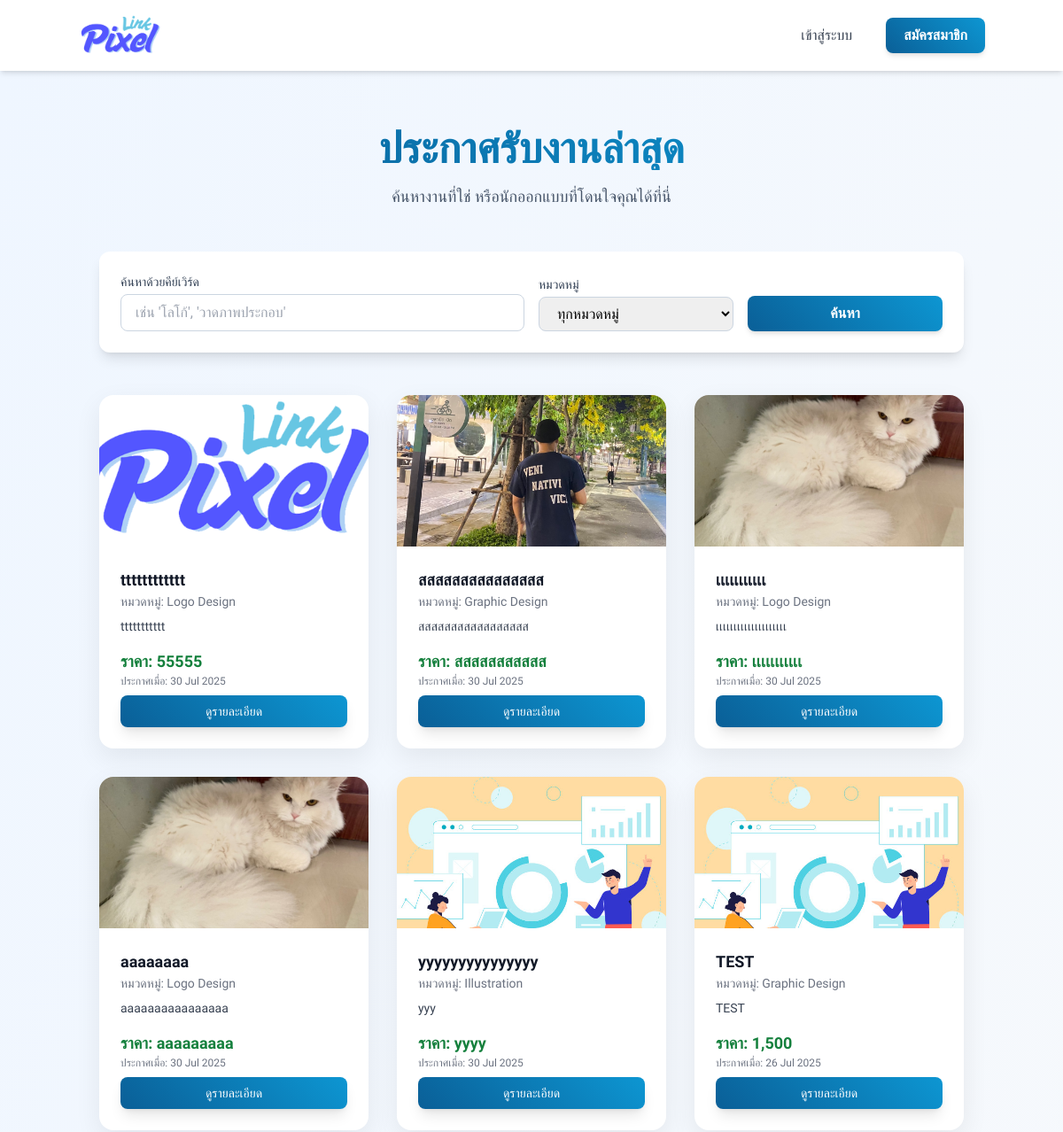
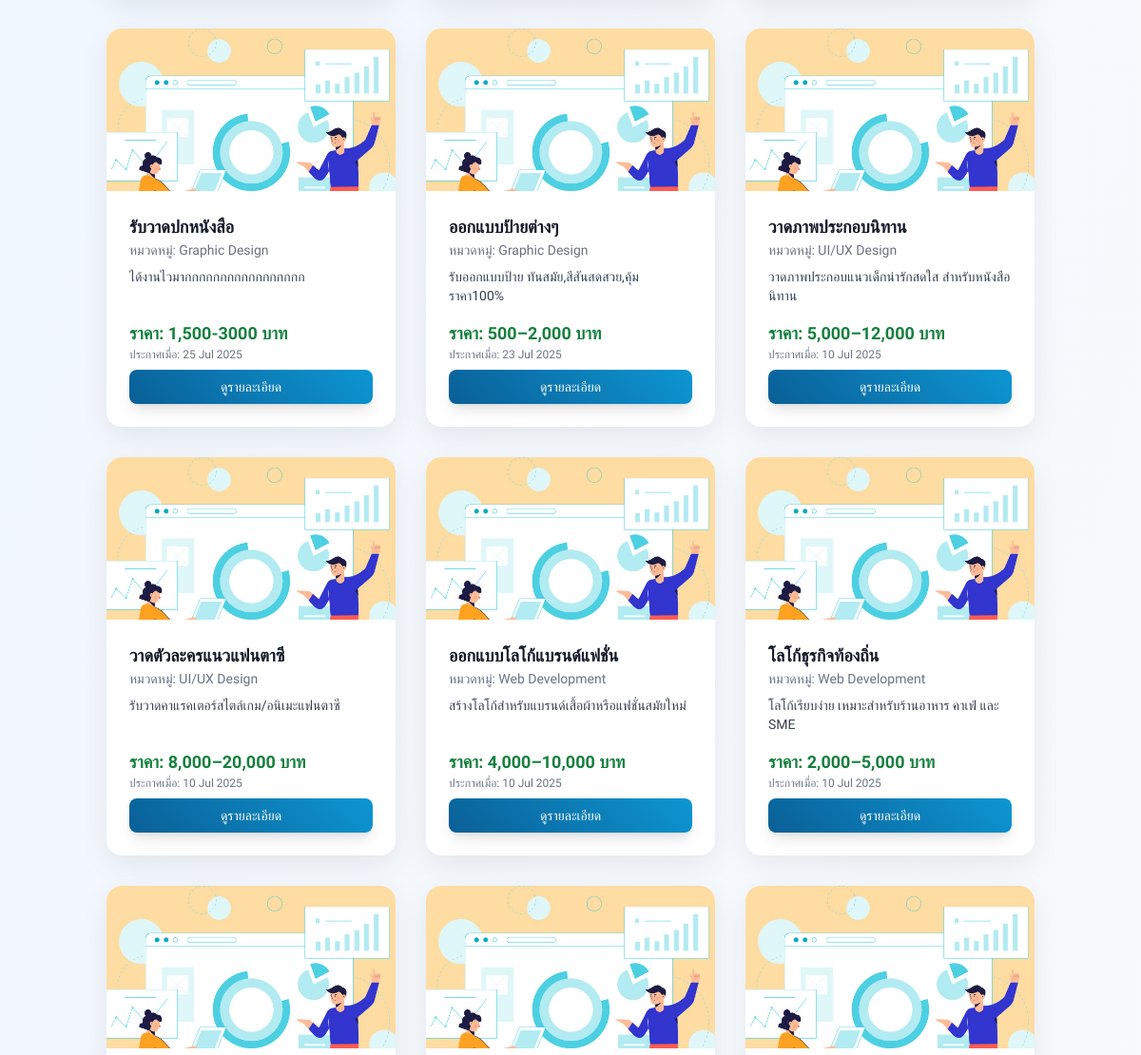
The page /job_listings.php (upper part) on the database as committed earlier (2 pictures, top to bottom).
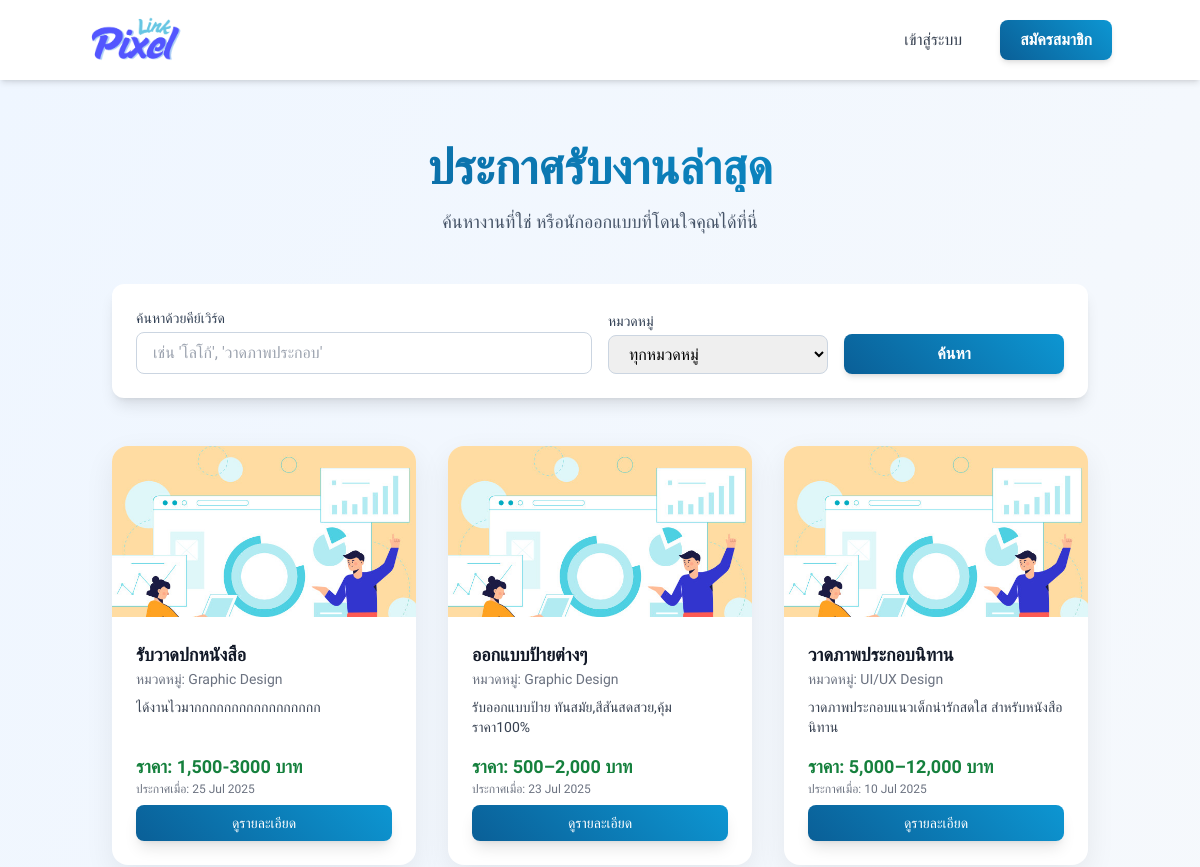
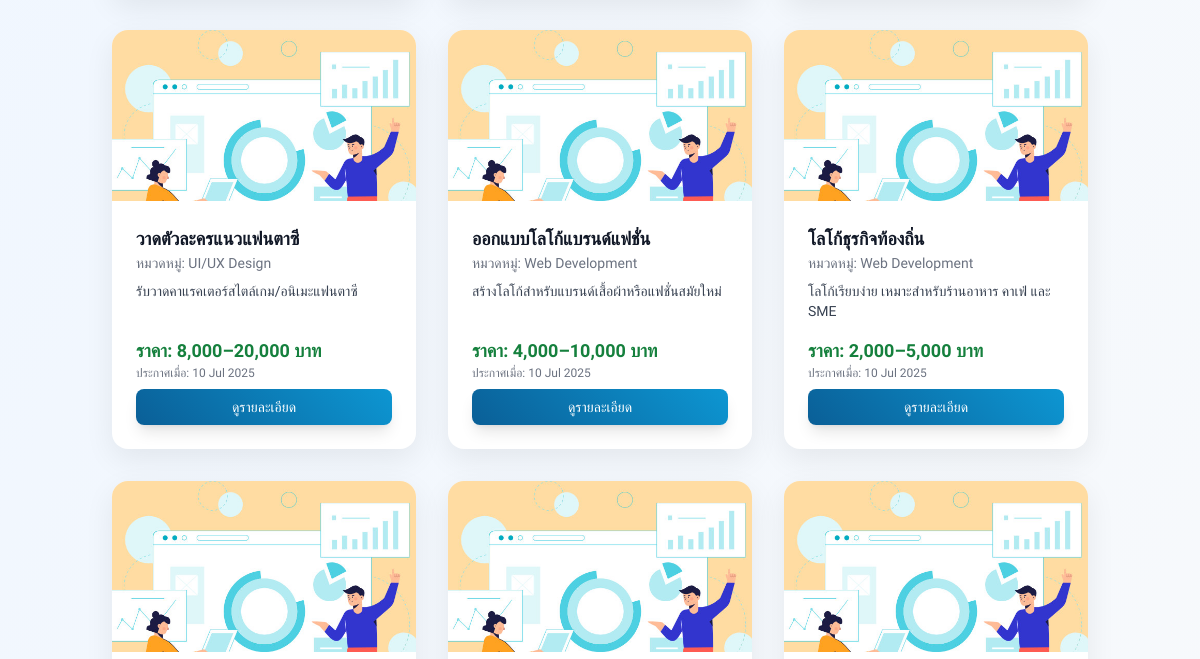
The same page on the database as committed later (2 pictures, top to bottom).
### tables this page shows
CREATE TABLE `job_postings` (
  `post_id` int(11) NOT NULL,
  `designer_id` int(11) NOT NULL,
  `title` varchar(255) NOT NULL,
  `description` text DEFAULT NULL,
  `category_id` int(11) DEFAULT NULL,
  `price_range` varchar(100) DEFAULT NULL,
  `posted_date` timestamp NOT NULL DEFAULT current_timestamp(),
  `status` enum('active','inactive','completed') DEFAULT 'active',
  `client_id` int(11) NOT NULL,
  `main_image_id` int(11) DEFAULT NULL
);

CREATE TABLE `uploaded_files` (
  `file_id` int(11) NOT NULL,
  `contract_id` int(11) DEFAULT NULL,
  `job_post_id` int(11) DEFAULT NULL,
  `uploader_id` int(11) NOT NULL,
  `file_name` varchar(255) NOT NULL,
  `file_path` varchar(255) NOT NULL,
  `uploaded_at` timestamp NOT NULL DEFAULT current_timestamp(),
  `file_size` int(11) DEFAULT NULL,
  `uploaded_by_user_id` int(11) DEFAULT NULL,
  `file_type` varchar(255) DEFAULT NULL,
  `uploaded_date` datetime DEFAULT NULL
);

CREATE TABLE `job_categories` (
  `category_id` int(11) NOT NULL,
  `category_name` varchar(100) NOT NULL
);

### job_listings.php (the view, shortened to what this page needs)
<?php
$servername = "localhost";
$username = "root";
$password = "";
$dbname = "pixellink";
$condb = new mysqli($servername, $username, $password, $dbname);
$condb->set_charset("utf8mb4");
$loggedInUserName = '';
$jobs = [];
$search_keyword = $_GET['search'] ?? '';
$page_title = "ประกาศรับงานล่าสุด";
$sql = "SELECT
            jp.post_id AS id,
            jp.title,
            jp.description,
            jp.price_range,
            jp.posted_date,
            'posting' AS type,
            u.first_name,
            u.last_name,
            jc.category_name,
            uf.file_path AS job_image_path
        FROM job_postings AS jp
        JOIN users AS u ON jp.designer_id = u.user_id
        LEFT JOIN job_categories AS jc ON jp.category_id = jc.category_id
        LEFT JOIN uploaded_files AS uf ON jp.main_image_id = uf.file_id
        WHERE jp.status = 'active'";
$sql .= " ORDER BY jp.posted_date DESC";
$stmt = $condb->prepare($sql);
if ($stmt) {
    $stmt->execute();
    $result = $stmt->get_result();
    $jobs = $result->fetch_all(MYSQLI_ASSOC);
} else {
    error_log("SQL Error: " . $condb->error);
}
?>
<!DOCTYPE html>
<html lang="th">
<head>
    <script src="https://cdn.tailwindcss.com"></script>
    <link rel="stylesheet" href="https://cdnjs.cloudflare.com/ajax/libs/font-awesome/6.1.1/css/all.min.css">
</head>
<body class="min-h-screen flex flex-col">
    <nav class="bg-white/90 backdrop-blur-sm p-4 shadow-md sticky top-0 z-50">
        <div class="container mx-auto flex justify-between items-center">
            <a href="index.php"><img src="dist/img/logo.png" alt="PixelLink Logo" class="h-12 transition-transform hover:scale-105"></a>
            <div class="space-x-4 flex items-center">
                <?php if (isset($_SESSION['user_id'])) : ?>
                    <span class="font-medium text-slate-700">สวัสดี, <?= htmlspecialchars($loggedInUserName) ?>!</span>
                    <a href="designer/view_profile.php?user_id=<?= $_SESSION['user_id']; ?>" class="btn-primary text-white px-5 py-2 rounded-lg font-medium shadow-md">ดูโปรไฟล์</a>
                    <a href="logout.php" class="btn-danger text-white px-5 py-2 rounded-lg font-medium shadow-md">ออกจากระบบ</a>
                <?php else : ?>
                    <a href="login.php" class="px-3 py-1.5 sm:px-5 sm:py-2 rounded-lg font-medium border-2 border-transparent hover:border-blue-300 hover:text-blue-600 transition duration-300 text-gray-700">เข้าสู่ระบบ</a>
                    <a href="register.php" class="btn-primary text-white px-5 py-2 rounded-lg font-semibold shadow-md">สมัครสมาชิก</a>
                <?php endif; ?>
            </div>
        </div>
    </nav>
    <main class="flex-grow">
        <section id="job-postings" class="py-12 md:py-16 bg-gradient-to-br from-blue-50 to-gray-50">
            <div class="container mx-auto px-4 md:px-6">
            <div class="text-center mb-12">
                <h1 class="text-4xl md:text-5xl font-bold text-gradient animate-fade-in"><?= htmlspecialchars($page_title) ?></h1>
                <p class="mt-4 text-lg text-slate-600 animate-fade-in" style="animation-delay: 0.2s;">ค้นหางานที่ใช่ หรือนักออกแบบที่โดนใจคุณได้ที่นี่</p>
            </div>
                <form action="job_listings.php" method="GET" class="mb-12 p-6 bg-white rounded-xl shadow-lg">
                    <div class="grid grid-cols-1 md:grid-cols-4 gap-4 items-end">
                        <div class="col-span-1 md:col-span-2">
                            <label for="search-keyword" class="block text-sm font-medium text-slate-700 mb-1">ค้นหาด้วยคีย์เวิร์ด</label>
                            <input type="text" name="search" id="search-keyword" value="<?= htmlspecialchars($search_keyword) ?>" placeholder="เช่น 'โลโก้', 'วาดภาพประกอบ'" class="w-full px-4 py-2 border border-slate-300 rounded-lg focus:ring-blue-500 focus:border-blue-500">
                        </div>
                        <div>
                            <label for="filter-category" class="block text-sm font-medium text-slate-700 mb-1">หมวดหมู่</label>
                            <select name="category" id="filter-category" class="w-full px-4 py-2 border border-slate-300 rounded-lg focus:ring-blue-500 focus:border-blue-500">
                                <option value="0">ทุกหมวดหมู่</option>
                            </select>
                        </div>
                        <button type="submit" class="btn-primary text-white px-6 py-2 rounded-lg font-semibold shadow-md w-full">ค้นหา</button>
                    </div>
                </form>
                <?php if (empty($jobs)): ?>
                    <div class="bg-yellow-100 border-l-4 border-yellow-500 text-yellow-700 p-6 rounded-lg text-center mt-12">
                        <p class="font-bold text-xl">ไม่พบผลลัพธ์ที่ตรงกัน</p>
                        <p class="mt-2">กรุณาลองเปลี่ยนคำค้นหาหรือตัวกรองของคุณ</p>
                    </div>
                <?php else: ?>
                    <div class="grid grid-cols-1 sm:grid-cols-2 lg:grid-cols-3 xl:grid-cols-4 gap-8">
                        <?php foreach ($jobs as $job): ?>
                            <div class="card-item flex flex-col">
                                <?php
                                $image_source = 'dist/img/pdpa02.jpg';
                                if (!empty($job['job_image_path'])) {
                                    $correct_path = str_replace('../', '', $job['job_image_path']);
                                    if (file_exists(htmlspecialchars($correct_path))) {
                                        $image_source = htmlspecialchars($correct_path);
                                    }
                                }
                                ?>
                                <a href="job_detail.php?id=<?= $job['id'] ?>&type=posting">
                                    <img src="<?= $image_source ?>" alt="ภาพประกอบงาน: <?= htmlspecialchars($job['title']) ?>" class="card-image">
                                </a>
                                <div class="p-4 md:p-6 flex-grow flex flex-col justify-between">
                                    <div>
                                        <h3 class="text-lg font-semibold text-gray-900 line-clamp-2"><?= htmlspecialchars($job['title']) ?></h3>
                                        <p class="text-sm text-gray-500 mb-2">หมวดหมู่: <?= htmlspecialchars($job['category_name'] ?? 'ไม่ระบุ') ?></p>
                                        <p class="text-sm text-gray-700 line-clamp-3 font-light"><?= htmlspecialchars($job['description']) ?></p>
                                    </div>
                                    <div class="mt-4">
                                        <p class="text-lg font-semibold text-green-700">ราคา: <?= htmlspecialchars($job['price_range'] ?? 'สอบถาม') ?></p>
                                        <p class="text-xs text-gray-500">ประกาศเมื่อ: <?= date('d M Y', strtotime($job['posted_date'])) ?></p>
                                        <a href="job_detail.php?id=<?= $job['id'] ?>&type=posting" class="mt-2 inline-block btn-primary text-white px-4 py-2 rounded-lg font-medium text-sm shadow-lg w-full text-center">ดูรายละเอียด</a>
                                    </div>
                                </div>
                            </div>
                        <?php endforeach; ?>
                    </div>
                <?php endif; ?>
            </div>
        </section>
    </main>
</body>
</html>

### job_listings.php (style rules this page uses)
body { font-family: 'Kanit', sans-serif; background-color: #f8fafc; }
.btn-primary { background: linear-gradient(45deg, #0a5f97 0%, #0d96d2 100%); color: white; transition: all 0.3s ease; }
.text-gradient { background: linear-gradient(45deg, #0a5f97, #0d96d2); -webkit-background-clip: text; -webkit-text-fill-color: transparent; }
.card-item { background: white; border-radius: 1rem; box-shadow: 0 10px 30px rgba(0, 0, 0, 0.07); transition: all 0.3s ease; display: flex; flex-direction: column; }
.card-image { width: 100%; aspect-ratio: 16/9; object-fit: cover; border-top-left-radius: 1rem; border-top-right-radius: 1rem; }
.animate-fade-in { animation: fadeIn 1.2s ease-out forwards; }

Rows that differ between the two databases and show on the page:
removed job_postings: uploaded_files.file_path (picture), title "tttttttttttt", category.category_name "Logo Design", description "ttttttttttt", price_range "55555", posted_date "30 Jul 2025"
removed job_postings: uploaded_files.file_path (picture), title "สสสสสสสสสสสสสสส", category.category_name "Graphic Design", description "สสสสสสสสสสสสสสสสส", price_range "สสสสสสสสสสส", posted_date "30 Jul 2025"
removed job_postings: uploaded_files.file_path (picture), title "เเเเเเเเเเเ", category.category_name "Logo Design", description "เเเเเเเเเเเเเเเเเเเเ", price_range "เเเเเเเเเเเ", posted_date "30 Jul 2025"
removed job_postings: uploaded_files.file_path (picture), title "aaaaaaaa", category.category_name "Logo Design", description "aaaaaaaaaaaaaaaa", price_range "aaaaaaaaa", posted_date "30 Jul 2025"
removed job_postings: title "yyyyyyyyyyyyyyy", category.category_name "Illustration", description "yyy", price_range "yyyy", posted_date "30 Jul 2025"
removed job_postings: title "TEST", category.category_name "Graphic Design", description "TEST", price_range "1,500", posted_date "26 Jul 2025"
